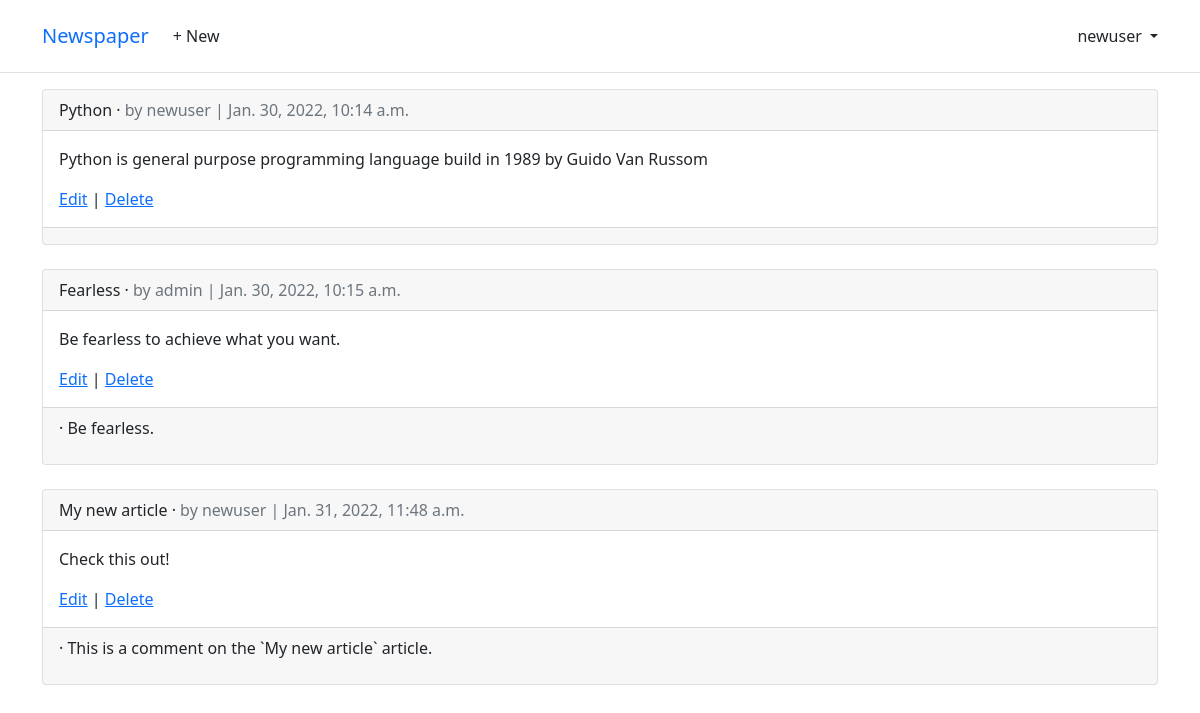
Screenshot of /articles/ (signed in) with the database file from the repository.
### users/models.py (models this page shows)
class CustomUser(AbstractUser):
    age = models.PositiveBigIntegerField(null=True, blank=True)

### articles/models.py (models this page shows, shortened)
class Article(models.Model):
    title = models.CharField(max_length=255)
    body = models.TextField()
    date = models.DateTimeField(auto_now_add=True)
    author = models.ForeignKey(get_user_model(), on_delete=models.CASCADE)

class Comment(models.Model):
    article = models.ForeignKey(
        Article, related_name="comments", on_delete=models.CASCADE
    )
    comment = models.TextField()
    user = models.ForeignKey(get_user_model(), on_delete=models.CASCADE)
    def __str__(self):
        return self.comment

### articles/views.py (the view)
# urls.py: path("", ArticleListView.as_view(), name="article_list"),
class ArticleListView(ListView):
    model = Article
    template_name = "article_list.html"
    context_object_name = "articles"

### templates/article_list.html (shortened to what this page needs)
{% extends 'base.html' %}
{% block content %}
{% for article in object_list %}
    <div class="card">
    <div class="card-header">
    <span class="font-weight-bold">{{ article.title }}</span> &middot;
    <span class="text-muted">by {{ article.author }} |
    {{ article.date }}</span>
    </div>
    <div class="card-body">
    <p>{{ article.body }}</p>
    <a href="{% url 'article_edit' article.pk %}">Edit</a> |
    <a href="{% url 'article_delete' article.pk %}">Delete</a>
    </div>
    <div class="card-footer">
    {% for comment in article.comments.all %}
    <p>
    <span class="font-weight-bold">{{ comment.author }} &middot;</span>
    {{ comment }}
    </p>
{% endfor %}
</div>
</div>
<br />
{% endfor %}
{% endblock content %}

### templates/base.html (shortened to what this page needs)
<!DOCTYPE html>
<html>
<head>
    <link href="https://cdn.jsdelivr.net/npm/bootstrap@5.1.3/dist/css/bootstrap.min.css" rel="stylesheet"
>
</head>
<body>
    <header class="p-3 mb-3 border-bottom">
        <div class="container ">
            <div class="d-flex flex-wrap align-items-center justify-content-center
            justify-content-lg-start">
                <a class="navbar-brand" href="{% url 'home' %}">Newspaper</a>
                <ul class="nav col-12 col-lg-auto me-lg-auto mb-2 justify-content-center
              mb-md-0">
                    {% if user.is_authenticated %}
                    <li><a href="{% url 'article_create' %}" class="nav-link px-2 link-dark">+ New</a></li>
                </ul>
                <div class="dropdown text-end">
                    <a href="#" class="d-block link-dark text-decoration-none dropdown-toggle" id="dropdownUser1"
                        data-bs-toggle="dropdown" aria-expanded="false">
                        {{ user.username }}
                    </a>
                </div>
                {% else %}
                </ul>
                <div class="text-end">
                    <a href="{% url 'login' %}" class="btn btn-outline-primary me-2">Log In</a>
                    <a href="{% url 'signup' %}" class="btn btn-primary">Sign Up</a>
                </div>
                {% endif %}
            </div>
        </div>
    </header>
    <main class="container">
        {% block content %}
        {% endblock content %}
    </main>
</body>
</html>

### rows the page displays
CustomUser: username "newuser"
Article: title "Python", author "newuser", date "Jan. 30, 2022, 10:14 a.m.", body "Python is general purpose programming language build in 1989 by Guido Van Russom"
Article: title "Fearless", author "admin", date "Jan. 30, 2022, 10:15 a.m.", body "Be fearless to achieve what you want."
Comment: comment "Be fearless."
Article: title "My new article", author "newuser", date "Jan. 31, 2022, 11:48 a.m.", body "Check this out!"
Comment: comment "This is a comment on the `My new article` article."
